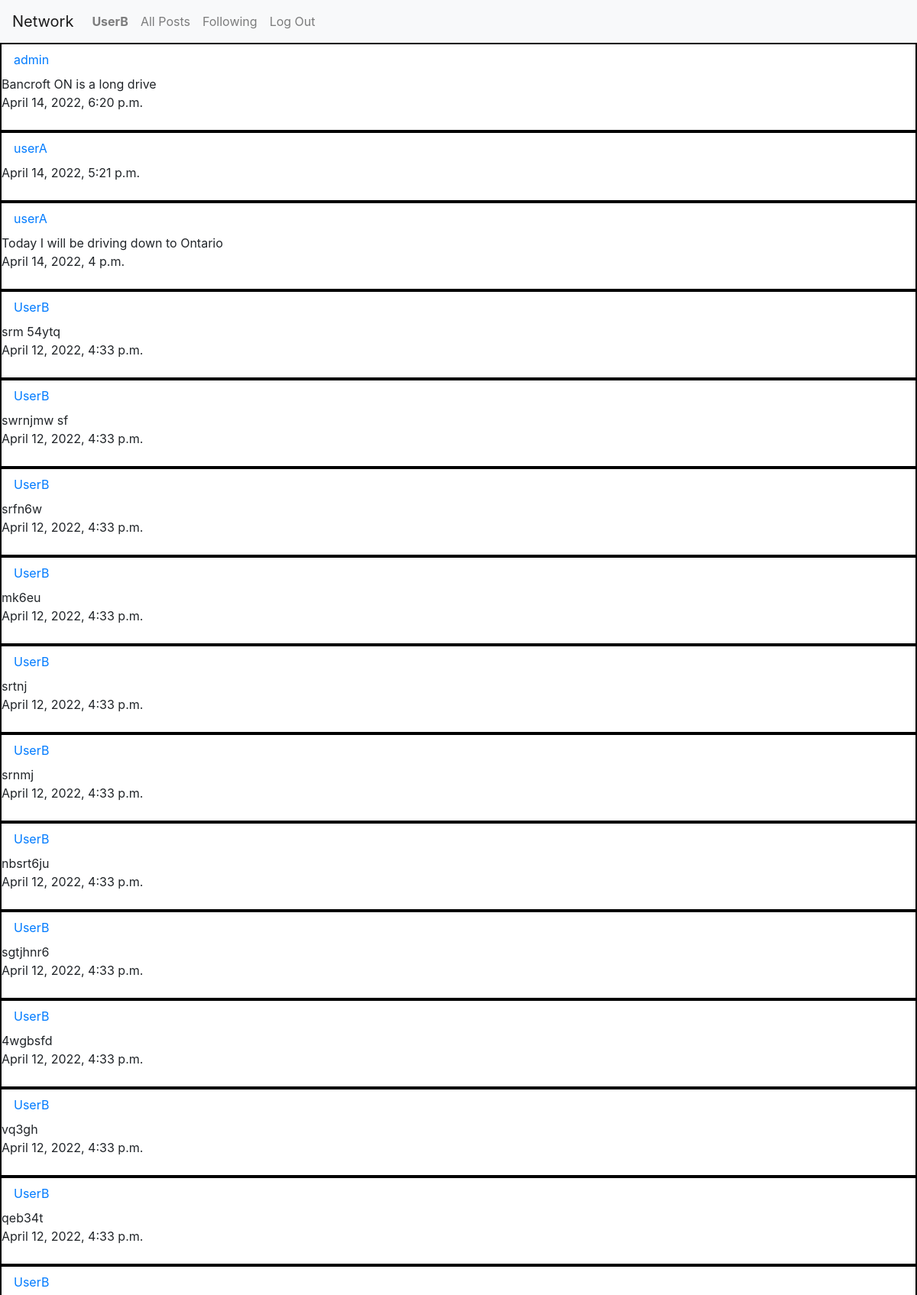
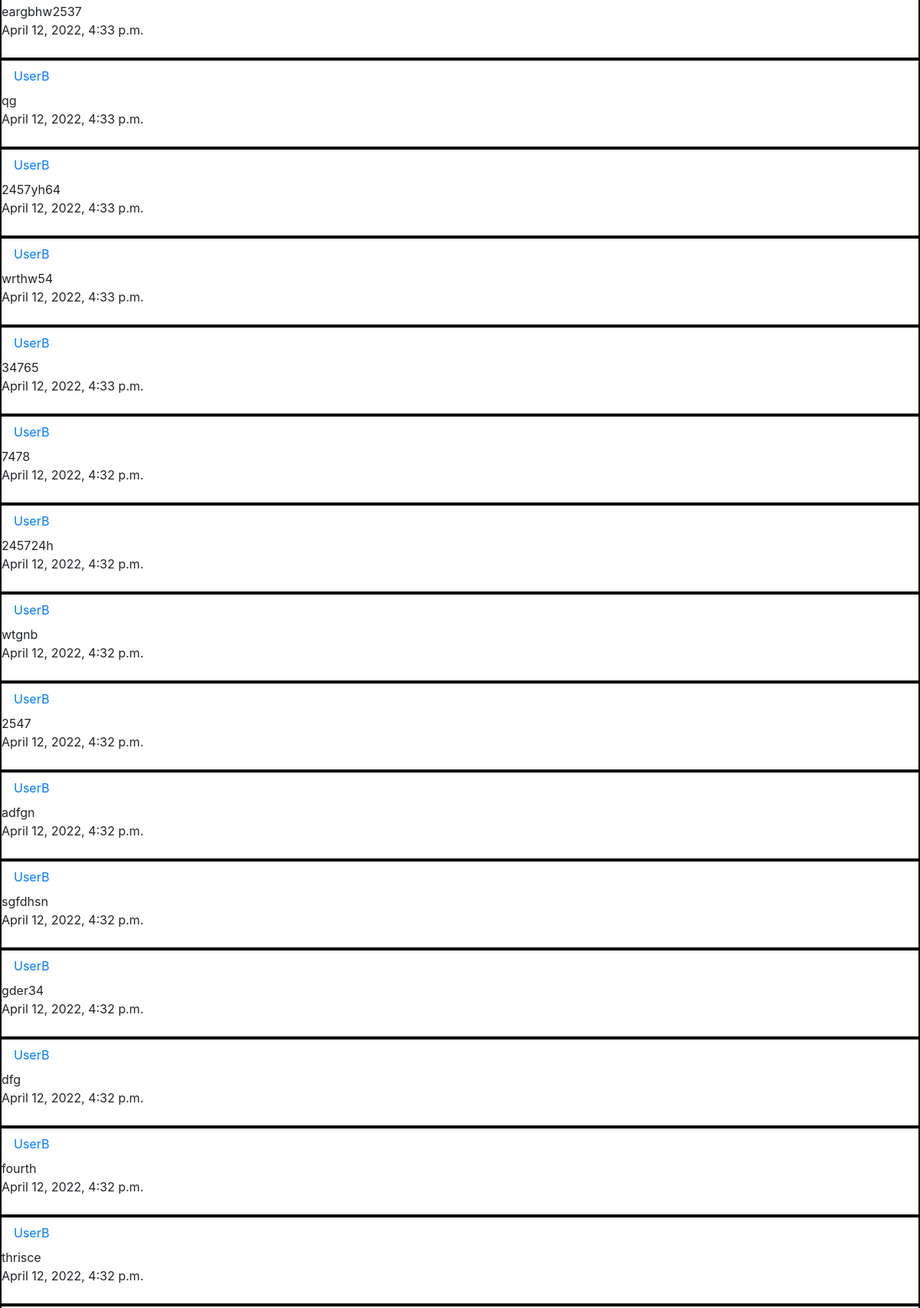
The page /all_posts (signed in, upper part) on the database its author committed (2 pictures, top to bottom).
### network/models.py (models this page shows, shortened)
class User(AbstractUser):
    pass

class Post(models.Model):
    user = models.ForeignKey("User", on_delete=models.CASCADE)
    body = models.TextField(blank=True)
    date = models.DateTimeField(auto_now_add=True)

### network/views.py (the view)
# urls.py: path("all_posts", views.all_posts, name="all-posts"),
def all_posts(request):
    all_posts = Post.objects.all().order_by("-date")
    return render(request, "network/all_posts.html", {"all_posts": all_posts, "current_user": request.user} )

### network/templates/network/all_posts.html
{% extends "network/layout.html" %}
{% block body %}
    {% for post in all_posts%}
    <div style ="border: solid black 2px;">
    <div><a class="nav-link" href="{% url 'profile' post.user %}">{{post.user}}</a></div>
    <div>{{post.body}}</div>
    <div>{{post.date}}</div><br>
    </div>
    {% endfor %}
{% endblock %}

### network/templates/network/layout.html (shortened to what this page needs)
{% load static %}
<!DOCTYPE html>
<html lang="en">
    <head>
        <link rel="stylesheet" href="https://stackpath.bootstrapcdn.com/bootstrap/4.4.1/css/bootstrap.min.css">
        <link href="{% static 'network/styles.css' %}" rel="stylesheet">
    </head>
    <body>
        <nav class="navbar navbar-expand-lg navbar-light bg-light">
            <a class="navbar-brand" href="{% url 'index' %}">Network</a>
            <div>
              <ul class="navbar-nav mr-auto">
                {% if user.is_authenticated %}
                    <li class="nav-item">
                        <a class="nav-link" href="{% url 'profile' current_user.username %}"><strong>{{ current_user.username }}</strong></a>
                    </li>
                {% endif %}
                <li class="nav-item">
                  <a class="nav-link" href="{% url 'all-posts' %}">All Posts</a>
                </li>
                {% if user.is_authenticated %}
                    <li class="nav-item">
                        <a class="nav-link" href="#">Following</a>
                    </li>
                    <li class="nav-item">
                        <a class="nav-link" href="{% url 'logout' %}">Log Out</a>
                    </li>
                {% endif %}
              </ul>
            </div>
          </nav>
        <div class="body">
            {% block body %}
            {% endblock %}
        </div>
    </body>
</html>

### rows shown on the page
User: username "UserB"
Post: user "admin", body "Bancroft ON is a long drive", date "April 14, 2022, 6:20 p.m."
Post: user "userA", date "April 14, 2022, 5:21 p.m."
Post: user "userA", body "Today I will be driving down to Ontario", date "April 14, 2022, 4 p.m."
Post: user "UserB", body "srm 54ytq", date "April 12, 2022, 4:33 p.m."
Post: user "UserB", body "swrnjmw sf", date "April 12, 2022, 4:33 p.m."
Post: user "UserB", body "srfn6w", date "April 12, 2022, 4:33 p.m."
Post: user "UserB", body "mk6eu", date "April 12, 2022, 4:33 p.m."
Post: user "UserB", body "srtnj", date "April 12, 2022, 4:33 p.m."
Post: user "UserB", body "srnmj", date "April 12, 2022, 4:33 p.m."
Post: user "UserB", body "nbsrt6ju", date "April 12, 2022, 4:33 p.m."
Post: user "UserB", body "sgtjhnr6", date "April 12, 2022, 4:33 p.m."
Post: user "UserB", body "4wgbsfd", date "April 12, 2022, 4:33 p.m."
Post: user "UserB", body "vq3gh", date "April 12, 2022, 4:33 p.m."
Post: user "UserB", body "qeb34t", date "April 12, 2022, 4:33 p.m."
Post: user "UserB", body "eargbhw2537", date "April 12, 2022, 4:33 p.m."
Post: user "UserB", body "qg", date "April 12, 2022, 4:33 p.m."
Post: user "UserB", body "2457yh64", date "April 12, 2022, 4:33 p.m."
Post: user "UserB", body "wrthw54", date "April 12, 2022, 4:33 p.m."
Post: user "UserB", body "34765", date "April 12, 2022, 4:33 p.m."
Post: user "UserB", body "7478", date "April 12, 2022, 4:32 p.m."
Post: user "UserB", body "245724h", date "April 12, 2022, 4:32 p.m."
Post: user "UserB", body "wtgnb", date "April 12, 2022, 4:32 p.m."
Post: user "UserB", body "2547", date "April 12, 2022, 4:32 p.m."
Post: user "UserB", body "adfgn", date "April 12, 2022, 4:32 p.m."
Post: user "UserB", body "sgfdhsn", date "April 12, 2022, 4:32 p.m."
Post: user "UserB", body "gder34", date "April 12, 2022, 4:32 p.m."
Post: user "UserB", body "dfg", date "April 12, 2022, 4:32 p.m."
Post: user "UserB", body "fourth", date "April 12, 2022, 4:32 p.m."
Post: user "UserB", body "thrisce", date "April 12, 2022, 4:32 p.m."
